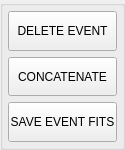
       <widget class="QGroupBox" name="cat_button_group">
        <property name="enabled">
         <bool>true</bool>
        </property>
        <property name="sizePolicy">
         <sizepolicy hsizetype="Fixed" vsizetype="Fixed">
          <horstretch>0</horstretch>
          <verstretch>0</verstretch>
         </sizepolicy>
        </property>
        <property name="minimumSize">
         <size>
          <width>125</width>
          <height>150</height>
         </size>
        </property>
        <property name="maximumSize">
         <size>
          <width>125</width>
          <height>150</height>
         </size>
        </property>
        <property name="layoutDirection">
         <enum>Qt::LeftToRight</enum>
        </property>
        <property name="alignment">
         <set>Qt::AlignRight|Qt::AlignTrailing|Qt::AlignVCenter</set>
        </property>
        <property name="flat">
         <bool>false</bool>
        </property>
        <property name="checkable">
         <bool>false</bool>
        </property>
        <layout class="QGridLayout" name="gridLayout_5">
         <property name="leftMargin">
          <number>5</number>
         </property>
         <property name="topMargin">
          <number>5</number>
         </property>
         <property name="rightMargin">
          <number>5</number>
         </property>
         <property name="bottomMargin">
          <number>5</number>
         </property>
         <item row="0" column="0">
          <widget class="QPushButton" name="delete_event_button">
           <property name="sizePolicy">
            <sizepolicy hsizetype="MinimumExpanding" vsizetype="Expanding">
             <horstretch>0</horstretch>
             <verstretch>0</verstretch>
            </sizepolicy>
           </property>
           <property name="minimumSize">
            <size>
             <width>100</width>
             <height>20</height>
            </size>
           </property>
           <property name="maximumSize">
            <size>
             <width>16777215</width>
             <height>16777215</height>
            </size>
           </property>
           <property name="font">
            <font>
             <family>Arial</family>
             <pointsize>9</pointsize>
             <weight>50</weight>
             <bold>false</bold>
            </font>
           </property>
           <property name="text">
            <string>DELETE EVENT</string>
           </property>
          </widget>
         </item>
         <item row="1" column="0">
          <widget class="QPushButton" name="concatenate_button">
           <property name="sizePolicy">
            <sizepolicy hsizetype="MinimumExpanding" vsizetype="Expanding">
             <horstretch>0</horstretch>
             <verstretch>0</verstretch>
            </sizepolicy>
           </property>
           <property name="minimumSize">
            <size>
             <width>100</width>
             <height>20</height>
            </size>
           </property>
           <property name="maximumSize">
            <size>
             <width>16777215</width>
             <height>16777215</height>
            </size>
           </property>
           <property name="font">
            <font>
             <family>Arial</family>
             <pointsize>9</pointsize>
             <weight>50</weight>
             <bold>false</bold>
            </font>
           </property>
           <property name="text">
            <string>CONCATENATE</string>
           </property>
          </widget>
         </item>
         <item row="2" column="0">
          <widget class="QPushButton" name="save_event_fits_button">
           <property name="sizePolicy">
            <sizepolicy hsizetype="MinimumExpanding" vsizetype="Expanding">
             <horstretch>0</horstretch>
             <verstretch>0</verstretch>
            </sizepolicy>
           </property>
           <property name="minimumSize">
            <size>
             <width>100</width>
             <height>20</height>
            </size>
           </property>
           <property name="maximumSize">
            <size>
             <width>16777215</width>
             <height>16777215</height>
            </size>
           </property>
           <property name="font">
            <font>
             <family>Arial</family>
             <pointsize>9</pointsize>
             <weight>50</weight>
             <bold>false</bold>
            </font>
           </property>
           <property name="text">
            <string>SAVE EVENT FITS</string>
           </property>
          </widget>
         </item>
        </layout>
       </widget>
